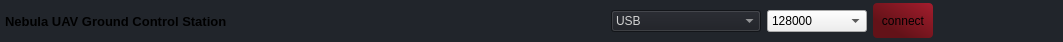
              <widget class="QFrame" name="frame_top_btns">
               <property name="maximumSize">
                <size>
                 <width>16777215</width>
                 <height>42</height>
                </size>
               </property>
               <property name="palette">
                <palette>
                 <active>
                  <colorrole role="WindowText">
                   <brush brushstyle="SolidPattern">
                    <color alpha="255">
                     <red>210</red>
                     <green>210</green>
                     <blue>210</blue>
                    </color>
                   </brush>
                  </colorrole>
                  <colorrole role="Button">
                   <brush brushstyle="SolidPattern">
                    <color alpha="255">
                     <red>33</red>
                     <green>37</green>
                     <blue>43</blue>
                    </color>
                   </brush>
                  </colorrole>
                  <colorrole role="Text">
                   <brush brushstyle="SolidPattern">
                    <color alpha="255">
                     <red>210</red>
                     <green>210</green>
                     <blue>210</blue>
                    </color>
                   </brush>
                  </colorrole>
                  <colorrole role="ButtonText">
                   <brush brushstyle="SolidPattern">
                    <color alpha="255">
                     <red>210</red>
                     <green>210</green>
                     <blue>210</blue>
                    </color>
                   </brush>
                  </colorrole>
                  <colorrole role="Base">
                   <brush brushstyle="SolidPattern">
                    <color alpha="255">
                     <red>33</red>
                     <green>37</green>
                     <blue>43</blue>
                    </color>
                   </brush>
                  </colorrole>
                  <colorrole role="Window">
                   <brush brushstyle="SolidPattern">
                    <color alpha="255">
                     <red>33</red>
                     <green>37</green>
                     <blue>43</blue>
                    </color>
                   </brush>
                  </colorrole>
                  <colorrole role="PlaceholderText">
                   <brush brushstyle="SolidPattern">
                    <color alpha="255">
                     <red>210</red>
                     <green>210</green>
                     <blue>210</blue>
                    </color>
                   </brush>
                  </colorrole>
                 </active>
                 <inactive>
                  <colorrole role="WindowText">
                   <brush brushstyle="SolidPattern">
                    <color alpha="255">
                     <red>210</red>
                     <green>210</green>
                     <blue>210</blue>
                    </color>
                   </brush>
                  </colorrole>
                  <colorrole role="Button">
                   <brush brushstyle="SolidPattern">
                    <color alpha="255">
                     <red>33</red>
                     <green>37</green>
                     <blue>43</blue>
                    </color>
                   </brush>
                  </colorrole>
                  <colorrole role="Text">
                   <brush brushstyle="SolidPattern">
                    <color alpha="255">
                     <red>210</red>
                     <green>210</green>
                     <blue>210</blue>
                    </color>
                   </brush>
                  </colorrole>
                  <colorrole role="ButtonText">
                   <brush brushstyle="SolidPattern">
                    <color alpha="255">
                     <red>210</red>
                     <green>210</green>
                     <blue>210</blue>
                    </color>
                   </brush>
                  </colorrole>
                  <colorrole role="Base">
                   <brush brushstyle="SolidPattern">
                    <color alpha="255">
                     <red>33</red>
                     <green>37</green>
                     <blue>43</blue>
                    </color>
                   </brush>
                  </colorrole>
                  <colorrole role="Window">
                   <brush brushstyle="SolidPattern">
                    <color alpha="255">
                     <red>33</red>
                     <green>37</green>
                     <blue>43</blue>
                    </color>
                   </brush>
                  </colorrole>
                  <colorrole role="PlaceholderText">
                   <brush brushstyle="SolidPattern">
                    <color alpha="255">
                     <red>210</red>
                     <green>210</green>
                     <blue>210</blue>
                    </color>
                   </brush>
                  </colorrole>
                 </inactive>
                 <disabled>
                  <colorrole role="WindowText">
                   <brush brushstyle="SolidPattern">
                    <color alpha="255">
                     <red>210</red>
                     <green>210</green>
                     <blue>210</blue>
                    </color>
                   </brush>
                  </colorrole>
                  <colorrole role="Button">
                   <brush brushstyle="SolidPattern">
                    <color alpha="255">
                     <red>33</red>
                     <green>37</green>
                     <blue>43</blue>
                    </color>
                   </brush>
                  </colorrole>
                  <colorrole role="Text">
                   <brush brushstyle="SolidPattern">
                    <color alpha="255">
                     <red>210</red>
                     <green>210</green>
                     <blue>210</blue>
                    </color>
                   </brush>
                  </colorrole>
                  <colorrole role="ButtonText">
                   <brush brushstyle="SolidPattern">
                    <color alpha="255">
                     <red>210</red>
                     <green>210</green>
                     <blue>210</blue>
                    </color>
                   </brush>
                  </colorrole>
                  <colorrole role="Base">
                   <brush brushstyle="SolidPattern">
                    <color alpha="255">
                     <red>33</red>
                     <green>37</green>
                     <blue>43</blue>
                    </color>
                   </brush>
                  </colorrole>
                  <colorrole role="Window">
                   <brush brushstyle="SolidPattern">
                    <color alpha="255">
                     <red>33</red>
                     <green>37</green>
                     <blue>43</blue>
                    </color>
                   </brush>
                  </colorrole>
                  <colorrole role="PlaceholderText">
                   <brush brushstyle="SolidPattern">
                    <color alpha="255">
                     <red>210</red>
                     <green>210</green>
                     <blue>210</blue>
                    </color>
                   </brush>
                  </colorrole>
                 </disabled>
                </palette>
               </property>
               <property name="styleSheet">
                <string notr="true">QFrame{
background-color: rgb(33, 37, 43);
}</string>
               </property>
               <property name="frameShape">
                <enum>QFrame::NoFrame</enum>
               </property>
               <property name="frameShadow">
                <enum>QFrame::Raised</enum>
               </property>
               <layout class="QHBoxLayout" name="horizontalLayout_4">
                <property name="spacing">
                 <number>0</number>
                </property>
                <property name="leftMargin">
                 <number>0</number>
                </property>
                <property name="topMargin">
                 <number>0</number>
                </property>
                <property name="rightMargin">
                 <number>0</number>
                </property>
                <property name="bottomMargin">
                 <number>0</number>
                </property>
                <item>
                 <widget class="QFrame" name="frame_label_top_btns">
                  <property name="sizePolicy">
                   <sizepolicy hsizetype="Expanding" vsizetype="Preferred">
                    <horstretch>0</horstretch>
                    <verstretch>0</verstretch>
                   </sizepolicy>
                  </property>
                  <property name="frameShape">
                   <enum>QFrame::NoFrame</enum>
                  </property>
                  <property name="frameShadow">
                   <enum>QFrame::Raised</enum>
                  </property>
                  <layout class="QHBoxLayout" name="horizontalLayout_10">
                   <property name="spacing">
                    <number>6</number>
                   </property>
                   <property name="leftMargin">
                    <number>5</number>
                   </property>
                   <property name="topMargin">
                    <number>0</number>
                   </property>
                   <property name="rightMargin">
                    <number>10</number>
                   </property>
                   <property name="bottomMargin">
                    <number>0</number>
                   </property>
                   <item>
                    <widget class="QLabel" name="label_title_bar_top">
                     <property name="minimumSize">
                      <size>
                       <width>600</width>
                       <height>0</height>
                      </size>
                     </property>
                     <property name="font">
                      <font>
                       <family>Segoe UI</family>
                       <pointsize>10</pointsize>
                       <bold>true</bold>
                      </font>
                     </property>
                     <property name="styleSheet">
                      <string notr="true">background: transparent;
</string>
                     </property>
                     <property name="text">
                      <string>Nebula UAV Ground Control Station</string>
                     </property>
                    </widget>
                   </item>
                   <item>
                    <widget class="QComboBox" name="combobox_connectionstring">
                     <property name="minimumSize">
                      <size>
                       <width>150</width>
                       <height>0</height>
                      </size>
                     </property>
                     <property name="maximumSize">
                      <size>
                       <width>250</width>
                       <height>16777215</height>
                      </size>
                     </property>
                     <property name="palette">
                      <palette>
                       <active>
                        <colorrole role="WindowText">
                         <brush brushstyle="SolidPattern">
                          <color alpha="255">
                           <red>210</red>
                           <green>210</green>
                           <blue>210</blue>
                          </color>
                         </brush>
                        </colorrole>
                        <colorrole role="Button">
                         <brush brushstyle="SolidPattern">
                          <color alpha="255">
                           <red>27</red>
                           <green>29</green>
                           <blue>35</blue>
                          </color>
                         </brush>
                        </colorrole>
                        <colorrole role="Text">
                         <brush brushstyle="SolidPattern">
                          <color alpha="255">
                           <red>210</red>
                           <green>210</green>
                           <blue>210</blue>
                          </color>
                         </brush>
                        </colorrole>
                        <colorrole role="ButtonText">
                         <brush brushstyle="SolidPattern">
                          <color alpha="255">
                           <red>210</red>
                           <green>210</green>
                           <blue>210</blue>
                          </color>
                         </brush>
                        </colorrole>
                        <colorrole role="Base">
                         <brush brushstyle="SolidPattern">
                          <color alpha="255">
                           <red>27</red>
                           <green>29</green>
                           <blue>35</blue>
                          </color>
                         </brush>
                        </colorrole>
                        <colorrole role="Window">
                         <brush brushstyle="SolidPattern">
                          <color alpha="255">
                           <red>27</red>
                           <green>29</green>
                           <blue>35</blue>
                          </color>
                         </brush>
                        </colorrole>
                        <colorrole role="PlaceholderText">
                         <brush brushstyle="SolidPattern">
                          <color alpha="255">
                           <red>210</red>
                           <green>210</green>
                           <blue>210</blue>
                          </color>
                         </brush>
                        </colorrole>
                       </active>
                       <inactive>
                        <colorrole role="WindowText">
                         <brush brushstyle="SolidPattern">
                          <color alpha="255">
                           <red>210</red>
                           <green>210</green>
                           <blue>210</blue>
                          </color>
                         </brush>
                        </colorrole>
                        <colorrole role="Button">
                         <brush brushstyle="SolidPattern">
                          <color alpha="255">
                           <red>27</red>
                           <green>29</green>
                           <blue>35</blue>
                          </color>
                         </brush>
                        </colorrole>
                        <colorrole role="Text">
                         <brush brushstyle="SolidPattern">
                          <color alpha="255">
                           <red>210</red>
                           <green>210</green>
                           <blue>210</blue>
                          </color>
                         </brush>
                        </colorrole>
                        <colorrole role="ButtonText">
                         <brush brushstyle="SolidPattern">
                          <color alpha="255">
                           <red>210</red>
                           <green>210</green>
                           <blue>210</blue>
                          </color>
                         </brush>
                        </colorrole>
                        <colorrole role="Base">
                         <brush brushstyle="SolidPattern">
                          <color alpha="255">
                           <red>27</red>
                           <green>29</green>
                           <blue>35</blue>
                          </color>
                         </brush>
                        </colorrole>
                        <colorrole role="Window">
                         <brush brushstyle="SolidPattern">
                          <color alpha="255">
                           <red>27</red>
                           <green>29</green>
                           <blue>35</blue>
                          </color>
                         </brush>
                        </colorrole>
                        <colorrole role="PlaceholderText">
                         <brush brushstyle="SolidPattern">
                          <color alpha="255">
                           <red>210</red>
                           <green>210</green>
                           <blue>210</blue>
                          </color>
                         </brush>
                        </colorrole>
                       </inactive>
                       <disabled>
                        <colorrole role="WindowText">
                         <brush brushstyle="SolidPattern">
                          <color alpha="255">
                           <red>210</red>
                           <green>210</green>
                           <blue>210</blue>
                          </color>
                         </brush>
                        </colorrole>
                        <colorrole role="Button">
                         <brush brushstyle="SolidPattern">
                          <color alpha="255">
                           <red>27</red>
                           <green>29</green>
                           <blue>35</blue>
                          </color>
                         </brush>
                        </colorrole>
                        <colorrole role="Text">
                         <brush brushstyle="SolidPattern">
                          <color alpha="255">
                           <red>210</red>
                           <green>210</green>
                           <blue>210</blue>
                          </color>
                         </brush>
                        </colorrole>
                        <colorrole role="ButtonText">
                         <brush brushstyle="SolidPattern">
                          <color alpha="255">
                           <red>210</red>
                           <green>210</green>
                           <blue>210</blue>
                          </color>
                         </brush>
                        </colorrole>
                        <colorrole role="Base">
                         <brush brushstyle="SolidPattern">
                          <color alpha="255">
                           <red>27</red>
                           <green>29</green>
                           <blue>35</blue>
                          </color>
                         </brush>
                        </colorrole>
                        <colorrole role="Window">
                         <brush brushstyle="SolidPattern">
                          <color alpha="255">
                           <red>27</red>
                           <green>29</green>
                           <blue>35</blue>
                          </color>
                         </brush>
                        </colorrole>
                        <colorrole role="PlaceholderText">
                         <brush brushstyle="SolidPattern">
                          <color alpha="255">
                           <red>210</red>
                           <green>210</green>
                           <blue>210</blue>
                          </color>
                         </brush>
                        </colorrole>
                       </disabled>
                      </palette>
                     </property>
                     <property name="toolTip">
                      <string>&lt;html&gt;&lt;head/&gt;&lt;body&gt;&lt;p&gt;Connection String&lt;/p&gt;&lt;/body&gt;&lt;/html&gt;</string>
                     </property>
                     <property name="styleSheet">
                      <string notr="true"/>
                     </property>
                     <item>
                      <property name="text">
                       <string>USB</string>
                      </property>
                     </item>
                     <item>
                      <property name="text">
                       <string>Telemetri</string>
                      </property>
                     </item>
                     <item>
                      <property name="text">
                       <string>SITL (UDP)</string>
                      </property>
                     </item>
                     <item>
                      <property name="text">
                       <string>SITL (TCP)</string>
                      </property>
                     </item>
                     <item>
                      <property name="text">
                       <string>TCP</string>
                      </property>
                     </item>
                     <item>
                      <property name="text">
                       <string>UDP</string>
                      </property>
                     </item>
                    </widget>
                   </item>
                   <item>
                    <widget class="QComboBox" name="combobox_baudrate">
                     <property name="minimumSize">
                      <size>
                       <width>100</width>
                       <height>0</height>
                      </size>
                     </property>
                     <property name="maximumSize">
                      <size>
                       <width>200</width>
                       <height>16777215</height>
                      </size>
                     </property>
                     <property name="toolTip">
                      <string>&lt;html&gt;&lt;head/&gt;&lt;body&gt;&lt;p&gt;Baud Rate&lt;/p&gt;&lt;/body&gt;&lt;/html&gt;</string>
                     </property>
                     <property name="styleSheet">
                      <string notr="true"/>
                     </property>
                     <property name="currentText">
                      <string>128000</string>
                     </property>
                     <item>
                      <property name="text">
                       <string>128000</string>
                      </property>
                     </item>
                     <item>
                      <property name="text">
                       <string>115200</string>
                      </property>
                     </item>
                     <item>
                      <property name="text">
                       <string>57600</string>
                      </property>
                     </item>
                     <item>
                      <property name="text">
                       <string>38400</string>
                      </property>
                     </item>
                     <item>
                      <property name="text">
                       <string>19200</string>
                      </property>
                     </item>
                     <item>
                      <property name="text">
                       <string>14400</string>
                      </property>
                     </item>
                     <item>
                      <property name="text">
                       <string>9600</string>
                      </property>
                     </item>
                    </widget>
                   </item>
                   <item>
                    <widget class="QPushButton" name="btn_connect">
                     <property name="enabled">
                      <bool>true</bool>
                     </property>
                     <property name="sizePolicy">
                      <sizepolicy hsizetype="Minimum" vsizetype="Fixed">
                       <horstretch>0</horstretch>
                       <verstretch>0</verstretch>
                      </sizepolicy>
                     </property>
                     <property name="minimumSize">
                      <size>
                       <width>60</width>
                       <height>0</height>
                      </size>
                     </property>
                     <property name="maximumSize">
                      <size>
                       <width>100</width>
                       <height>35</height>
                      </size>
                     </property>
                     <property name="toolTip">
                      <string>&lt;html&gt;&lt;head/&gt;&lt;body&gt;&lt;p&gt;Connect&lt;/p&gt;&lt;/body&gt;&lt;/html&gt;</string>
                     </property>
                     <property name="layoutDirection">
                      <enum>Qt::LeftToRight</enum>
                     </property>
                     <property name="styleSheet">
                      <string notr="true">QPushButton{
	border-radius: 4px;
	
	background-color: qlineargradient(spread:pad, x1:0.139, y1:0.862773, x2:1, y2:0.017, stop:0.159204 rgba(99, 18, 24, 255), stop:1 rgba(165, 29, 45, 252));
}
QPushButton:hover{ 
	background-color:qlineargradient(spread:pad, x1:0.139, y1:0.862773, x2:1, y2:0.017, stop:0.0646766 rgba(89, 22, 27, 255), stop:0.527363 rgba(165, 29, 45, 252))
}
QPushButton:pressed{
  padding-left: 5px;
	padding-top: 5px;
	background-color: qlineargradient(spread:pad, x1:0.139, y1:0.862773, x2:1, y2:0.017, stop:0.159204 rgba(99, 18, 24, 200), stop:1 rgba(165, 29, 45, 200));
}
QPushButton:disabled{ 
	background-color: qlineargradient(spread:pad, x1:0.139, y1:0.862773, x2:1, y2:0.017, stop:0.159204 rgba(14, 74, 89, 255), stop:1 rgba(77, 149, 47, 255));
}</string>
                     </property>
                     <property name="text">
                      <string>connect</string>
                     </property>
                    </widget>
                   </item>
                  </layout>
                 </widget>
                </item>
                <item alignment="Qt::AlignRight">
                 <widget class="QFrame" name="frame_btns_right">
                  <property name="sizePolicy">
                   <sizepolicy hsizetype="Expanding" vsizetype="Preferred">
                    <horstretch>0</horstretch>
                    <verstretch>0</verstretch>
                   </sizepolicy>
                  </property>
                  <property name="maximumSize">
                   <size>
                    <width>120</width>
                    <height>16777215</height>
                   </size>
                  </property>
                  <property name="frameShape">
                   <enum>QFrame::NoFrame</enum>
                  </property>
                  <property name="frameShadow">
                   <enum>QFrame::Raised</enum>
                  </property>
                  <layout class="QHBoxLayout" name="horizontalLayout_5">
                   <property name="spacing">
                    <number>0</number>
                   </property>
                   <property name="leftMargin">
                    <number>0</number>
                   </property>
                   <property name="topMargin">
                    <number>0</number>
                   </property>
                   <property name="rightMargin">
                    <number>0</number>
                   </property>
                   <property name="bottomMargin">
                    <number>0</number>
                   </property>
                   <item>
                    <widget class="QPushButton" name="btn_minimize">
                     <property name="sizePolicy">
                      <sizepolicy hsizetype="Minimum" vsizetype="Expanding">
                       <horstretch>0</horstretch>
                       <verstretch>0</verstretch>
                      </sizepolicy>
                     </property>
                     <property name="minimumSize">
                      <size>
                       <width>40</width>
                       <height>0</height>
                      </size>
                     </property>
                     <property name="maximumSize">
                      <size>
                       <width>40</width>
                       <height>16777215</height>
                      </size>
                     </property>
                     <property name="toolTip">
                      <string>Minimize</string>
                     </property>
                     <property name="styleSheet">
                      <string notr="true">QPushButton {	
	border: none;
	background-color: transparent;
}
QPushButton:hover {
	background-color: rgb(52, 59, 72);
}
QPushButton:pressed {	
	background-color: rgb(85, 170, 255);
}</string>
                     </property>
                     <property name="text">
                      <string/>
                     </property>
                    </widget>
                   </item>
                   <item>
                    <widget class="QPushButton" name="btn_maximize_restore">
                     <property name="sizePolicy">
                      <sizepolicy hsizetype="Minimum" vsizetype="Expanding">
                       <horstretch>0</horstretch>
                       <verstretch>0</verstretch>
                      </sizepolicy>
                     </property>
                     <property name="minimumSize">
                      <size>
                       <width>40</width>
                       <height>0</height>
                      </size>
                     </property>
                     <property name="maximumSize">
                      <size>
                       <width>40</width>
                       <height>16777215</height>
                      </size>
                     </property>
                     <property name="toolTip">
                      <string>Maximize</string>
                     </property>
                     <property name="styleSheet">
                      <string notr="true">QPushButton {	
	border: none;
	background-color: transparent;
}
QPushButton:hover {
	background-color: rgb(52, 59, 72);
}
QPushButton:pressed {	
	background-color: rgb(85, 170, 255);
}</string>
                     </property>
                     <property name="text">
                      <string/>
                     </property>
                    </widget>
                   </item>
                   <item>
                    <widget class="QPushButton" name="btn_close">
                     <property name="sizePolicy">
                      <sizepolicy hsizetype="Minimum" vsizetype="Expanding">
                       <horstretch>0</horstretch>
                       <verstretch>0</verstretch>
                      </sizepolicy>
                     </property>
                     <property name="minimumSize">
                      <size>
                       <width>40</width>
                       <height>0</height>
                      </size>
                     </property>
                     <property name="maximumSize">
                      <size>
                       <width>40</width>
                       <height>16777215</height>
                      </size>
                     </property>
                     <property name="toolTip">
                      <string>Close</string>
                     </property>
                     <property name="styleSheet">
                      <string notr="true">QPushButton {	
	border: none;
	background-color: transparent;
}
QPushButton:hover {
	background-color: rgb(192, 28, 40);
}
QPushButton:pressed {	
	background-color: rgb(85, 170, 255);
}</string>
                     </property>
                     <property name="text">
                      <string/>
                     </property>
                    </widget>
                   </item>
                  </layout>
                 </widget>
                </item>
               </layout>
               <zorder>frame_btns_right</zorder>
               <zorder>frame_label_top_btns</zorder>
              </widget>
